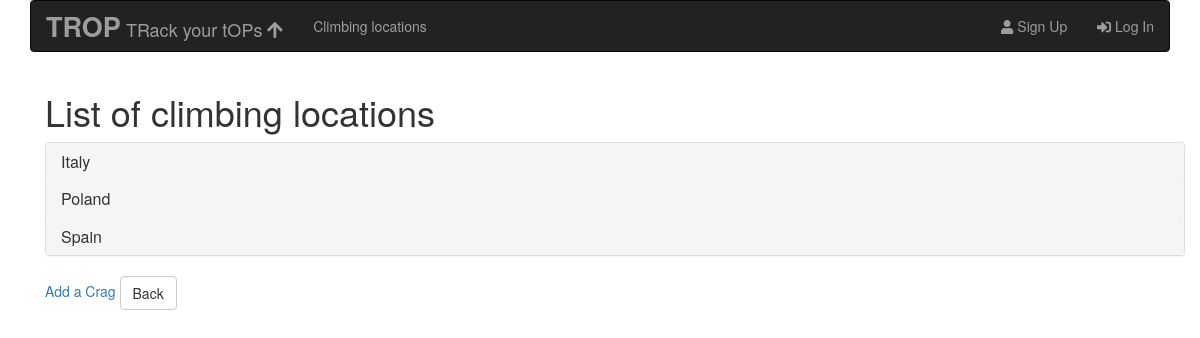
/routes/regions/, run on an earlier commit of the app's database.
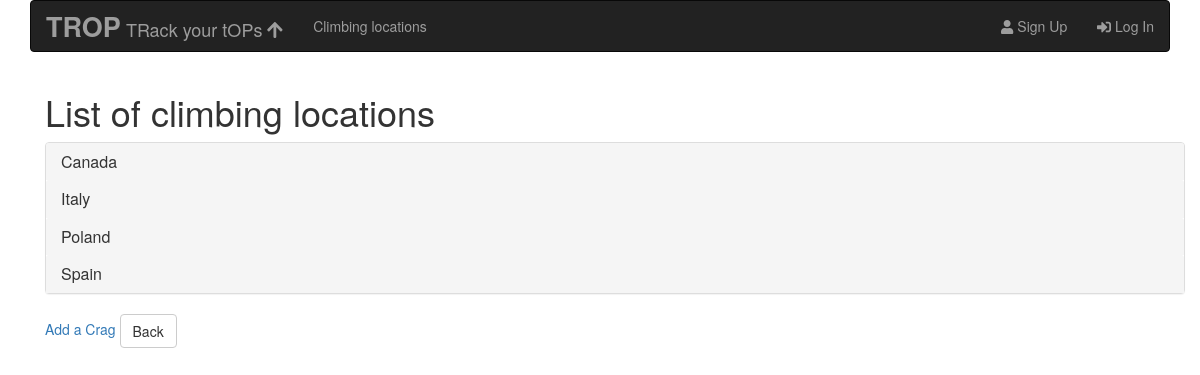
And on a later commit of the database.
### routes/models.py (models this page shows, shortened)
class Place(models.Model):
    name = models.CharField(max_length = 100, unique=True)
    slug = models.SlugField(allow_unicode = True)
    city = models.CharField(max_length = 100, verbose_name = 'Region')
    country = models.CharField(max_length = 100)
    location = PlainLocationField(based_fields=['city'], zoom=7)
    created_at = models.DateTimeField(auto_now_add=True)
    updated_at = models.DateTimeField(auto_now=True)
    class Meta:
        get_latest_by = 'created_at'
        ordering = ['country', 'city', 'name']

### routes/views.py (the view)
class PlaceList(ListView):
    model = Place
    template_name = 'routes/place_list.html'
    def get_queryset(self):
        self.place_dict = {}
        country_object_list = Place.objects.all()
        countries = set()
        for country in country_object_list:
            countries.add(country.country)
        for country in sorted(countries):
            city_object_list = Place.objects.all().filter(country=country)
            cities = set()
            for city in city_object_list:
                cities.add(city.city)
            self.place_dict[country] = {}
            for city in sorted(cities):
                    places = Place.objects.all().filter(city=city)
                    place_list = []
                    for place in places:
                        place_list.append(place)
                    self.place_dict[country][city] = place_list
    def get_context_data(self, **kwargs):
        context = super().get_context_data(**kwargs)
        context['place_dict'] = self.place_dict
        return context

### routes/templates/routes/place_list.html (shortened to what this page needs)
{% extends "routes/routes_base.html" %}
{% block route_content %}
  <h1>List of climbing locations</h1>
  <div class="panel-group">
    <div class="panel panel-default">
    {% for country, city_dict in place_dict.items %}
      <div class="panel-heading">
        <h3 class="panel-title">
          <a data-toggle = "collapse" href="#{{country|slugify}}">{{country}}</a>
        </h3>
      </div>
      {% endfor %}
    </div>
  </div>
  <a href="{% url 'routes:new_place' %}">Add a Crag</a>
{% endblock route_content %}

What changed in the data, as far as the page shows it:
added Place: place_dict "Canada"
